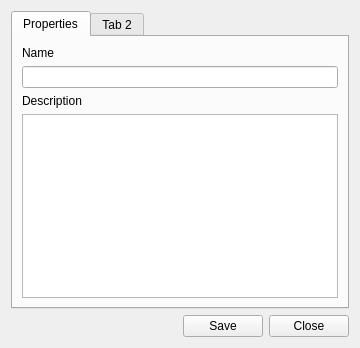
<?xml version="1.0" encoding="UTF-8"?>
<ui version="4.0">
 <class>SlippyMapLayerTrackPropertyPageForm</class>
 <widget class="QWidget" name="SlippyMapLayerTrackPropertyPageForm">
  <property name="geometry">
   <rect>
    <x>0</x>
    <y>0</y>
    <width>360</width>
    <height>348</height>
   </rect>
  </property>
  <property name="windowTitle">
   <string>Form</string>
  </property>
  <layout class="QVBoxLayout" name="verticalLayout">
   <item>
    <widget class="QTabWidget" name="tabWidget">
     <widget class="QWidget" name="tab">
      <attribute name="title">
       <string>Properties</string>
      </attribute>
      <layout class="QVBoxLayout" name="verticalLayout_2">
       <item>
        <widget class="QLabel" name="label">
         <property name="text">
          <string>Name</string>
         </property>
        </widget>
       </item>
       <item>
        <widget class="QLineEdit" name="lneName"/>
       </item>
       <item>
        <widget class="QLabel" name="label_2">
         <property name="text">
          <string>Description</string>
         </property>
        </widget>
       </item>
       <item>
        <widget class="QPlainTextEdit" name="pteDescription"/>
       </item>
      </layout>
     </widget>
     <widget class="QWidget" name="tab_2">
      <attribute name="title">
       <string>Tab 2</string>
      </attribute>
     </widget>
    </widget>
   </item>
   <item>
    <layout class="QHBoxLayout" name="horizontalLayout">
     <item>
      <spacer name="horizontalSpacer">
       <property name="orientation">
        <enum>Qt::Horizontal</enum>
       </property>
       <property name="sizeHint" stdset="0">
        <size>
         <width>40</width>
         <height>20</height>
        </size>
       </property>
      </spacer>
     </item>
     <item>
      <widget class="QPushButton" name="pushButton_2">
       <property name="text">
        <string>Save</string>
       </property>
      </widget>
     </item>
     <item>
      <widget class="QPushButton" name="pushButton">
       <property name="text">
        <string>Close</string>
       </property>
      </widget>
     </item>
    </layout>
   </item>
  </layout>
 </widget>
 <resources/>
 <connections/>
</ui>
